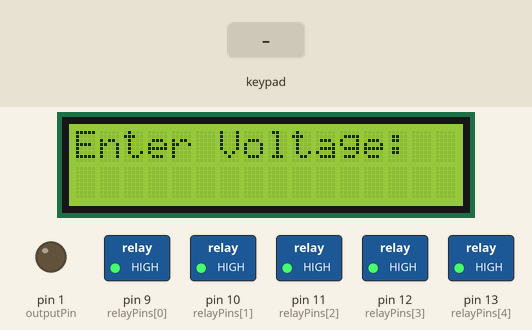
Recording of a sketch running on a simulated Arduino Uno, built with avr-gcc and run on an emulated ATmega328P. On the bench: 16×2 character LCD, switched loads named in the sketch (green lamp = pin HIGH), output pins drawn as LEDs (lit = HIGH). The inputs (shaded band) are chosen by the test bench.

Above: at 3.2 s.
3.3 s: keypad keys 8 7 6 5 # pressed 0.4 s apart
At 6.3 s:
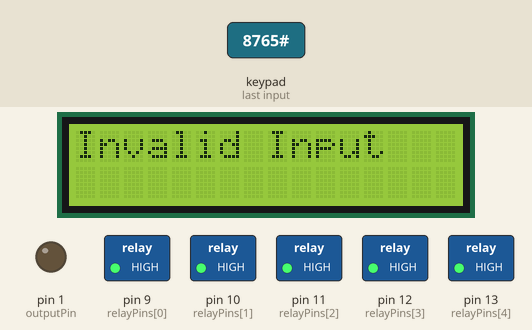
8.3 s: key '#' pressed
At 9.3 s:
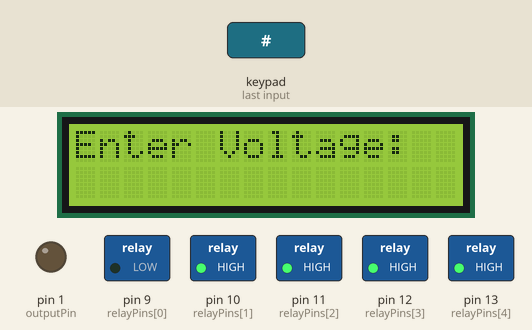
9.8 s: keypad keys 4 3 2 # pressed 0.4 s apart
At 12.1 s:
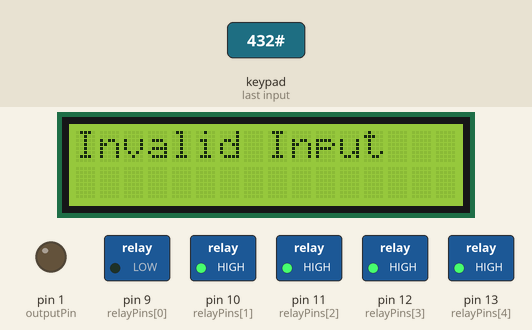
14.4 s: key '1' pressed
At 15.3 s:
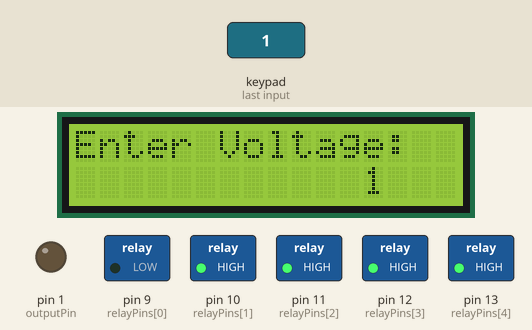
Timing chart, 0 to 16.9 s (numbered marks = the images above; inputs shaded):
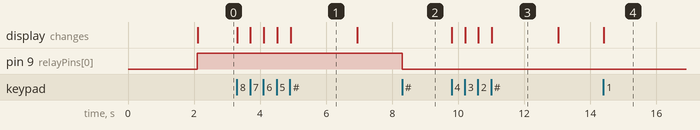

The sketch:

Programmable_Power_Supply.ino
```cpp
// Include necessay libraries
#include <LiquidCrystal_I2C.h>
#include <Keypad.h>

LiquidCrystal_I2C lcd(0x27, 16, 2); // Format -> (Address,Width,Height )

const byte rows = 4; // Define the number of rows on the keypad
const byte columns = 3; // Define the number of columns on the keypad
char keys[rows][columns] = { // Matrix defining character to return for each key
  {'1','2','3'},
  {'4','5','6'},
  {'7','8','9'},
  {'.','0','#'}
};
byte rowPins[rows] = {8, 7, 6, 5}; //connect to the row pins (R0-R3) of the keypad
byte columnPins[columns] = {4, 3, 2}; //connect to the column pins (C0-C2) of the keypad
Keypad keypad = Keypad( makeKeymap(keys), rowPins, columnPins, rows, columns ); //initialize an instance of class

const int relayPins[] = { 9, 10, 11, 12,13}; // Relay out pins
const int numberOfRelays = 5;
const int outputPin = 1;

String voltage = "";
double voltageInput = 0.0;


void setup() {
    lcd.init(); // initialize the lcd
    lcd.backlight(); // Turn on the Backlight
    lcd.clear(); // Clear the display buffer
    lcd.setCursor(0, 0); // Set cursor (Column, Row)
    lcd.print("Programmable"); // print "Programmable" at (0, 0)
    lcd.setCursor(0, 1); // Set cursor (Column, Row)
    lcd.print("Power Supply"); // print "Power Supply" at (0, 1)
    delay(2000); // delay of 2s
    lcd.clear(); // Clear the display buffer

    for (int i = 0; i < numberOfRelays; i++) {
        pinMode(relayPins[i], OUTPUT);
        digitalWrite(relayPins[i], HIGH); // Ensure all relays are initially OFF
    }
}


void loop() {
    input(); //function call input()
}


void input() {
    lcd.clear(); // Clear the display buffer
    lcd.setCursor(0,0); // Set cursor (Column, Row)
    lcd.print("Enter Voltage: "); // print "Enter Voltage: " at (0, 0)
    relayControl(); // function call relayControl()
}


void relayControl() {
    while(true) {
        char key = keypad.getKey();
        if(key) {
            if (key!='#') { // if key pressed is not '#'
                voltage += key; // append each character to string voltage
                lcd.setCursor(12,1); // Set cursor (Column, Row)
                lcd.print("    "); // Clear column set by setCursor
                lcd.setCursor(12,1); // Set cursor (Column, Row)
                lcd.print(voltage); // print voltage at (12, 1)
            }
            else {
                voltageInput=voltage.toDouble(); // convert string value voltage to double type

                if(voltageInput >30.0) {
                    lcd.clear(); // Clear the display buffer
                    lcd.setCursor(0, 0); // Set cursor (Column, Row)
                    lcd.print("Invalid Input"); // print "Invalid Input" at (0, 0)
                    delay(2000); // delay of 2s
                    lcd.clear(); // Clear the display buffer
                    lcd.setCursor(0,0); // Set cursor (Column, Row)
                    lcd.print("Enter Voltage: "); // print "Enter Voltage: " at (0, 0)
                }
                else {
                    double outputVoltage = ((voltageInput - 0) / (35.0 - 0)) * (5.0 - 0) + 0;// Apply linear mapping to convert to 0-5V range
                    int outputValue = map(outputVoltage, 0, 5, 0, 255); // Convert output voltage to PWM duty cycle (0-255)
                    analogWrite(outputPin, outputValue);  // Set PWM duty cycle
                    if (voltageInput >= 0 && voltageInput <= 7) {
                        // Control the first relay based on the voltage range 0-7V
                        digitalWrite(relayPins[0], LOW); // Turns ON the first relay and the connected load
                        digitalWrite(relayPins[1], HIGH);
                        digitalWrite(relayPins[2], HIGH);
                        digitalWrite(relayPins[3], HIGH);
                        digitalWrite(relayPins[4], HIGH);
                    }
                    else if (voltageInput > 7 && voltageInput <= 14) {
                        // Control the second relay based on the voltage range 8-14V
                        digitalWrite(relayPins[0], HIGH);
                        digitalWrite(relayPins[1], LOW); // Turns ON the second relay and the connected load
                        digitalWrite(relayPins[2], HIGH);
                        digitalWrite(relayPins[3], HIGH);
                        digitalWrite(relayPins[4], HIGH);
                    }
                    else if (voltageInput > 14 && voltageInput <= 21) {
                        // Control the third relay based on the voltage range 15-21V
                        digitalWrite(relayPins[0], HIGH);
                        digitalWrite(relayPins[1], HIGH);
                        digitalWrite(relayPins[2], LOW); // Turns ON the third relay and the connected load
                        digitalWrite(relayPins[3], HIGH);
                        digitalWrite(relayPins[4], HIGH);
                    }
                    else if (voltageInput > 21 && voltageInput <= 28) {
                        // Control the fourth relay based on the voltage range 22-28V
                        digitalWrite(relayPins[0], HIGH);
                        digitalWrite(relayPins[1], HIGH);
                        digitalWrite(relayPins[2], HIGH);
                        digitalWrite(relayPins[3], LOW); // Turns ON the fourth relay and the connected load
                        digitalWrite(relayPins[4], HIGH);
                    }
                    else if (voltageInput > 28 && voltageInput <= 35) {
                        // Control the fifth relay based on the voltage range 29-35V
                        digitalWrite(relayPins[0], HIGH);
                        digitalWrite(relayPins[1], HIGH);
                        digitalWrite(relayPins[2], HIGH);
                        digitalWrite(relayPins[3], HIGH);
                        digitalWrite(relayPins[4], LOW); // Turns ON the fifth relay and the connected load
                    }
                    else {
                        // If the voltage is out of the specified ranges, turn OFF all relays
                        for (int i = 0; i < numberOfRelays; i++) {
                            digitalWrite(relayPins[i], HIGH);
                        }
                    }
                }
                voltage = "";
            }
        }
    }
}
```

Measured:
- after the input at 3.3 s, the display: first changes at once (image 1 shows a later state)
- after the input at 8.3 s, pin 9 (relayPins[0]): HIGH → LOW at once
- after the input at 9.8 s, the display: first changes at once (image 3 shows a later state)
- after the input at 14.4 s, the display: changes at once (image 4)
- what the display in image 1 shows lasts 2.0 s, from 4.9 s to 6.9 s
